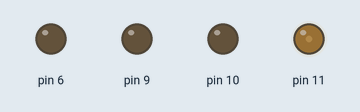
Bench run of a sketch on a simulated Arduino Uno, built with avr-gcc and run on an emulated ATmega328P. Shown: output pins drawn as LEDs (lit = HIGH).

Above: at 0.05 s.
At 0.8 s:
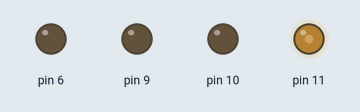
At 1.4 s:
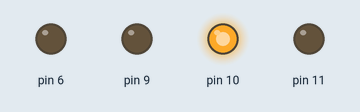
At 2.05 s:
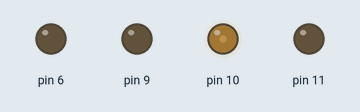
At 3.15 s:
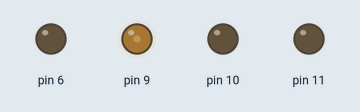
At 4.3 s:
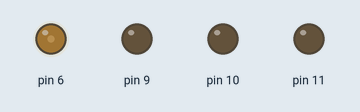
Timing chart, 0 to 5.8 s (numbered marks = the images above):
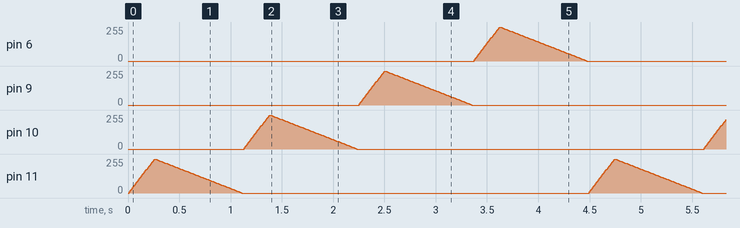

The sketch:

sketch_sep28a.ino
```cpp
/*
 * Digital Futures
 * Seamus Neufeld
 * Light Sculpture
 * The for loop is taken from the Analog Fade example within the IDE
 */

void setup() {
    pinMode(11, OUTPUT);
    pinMode(10, OUTPUT);
    pinMode(9, OUTPUT);
    pinMode(6, OUTPUT);
//sets pins 11,10, 9 and 6 to output
}

void loop() {

for (int fadeValue = 0 ; fadeValue <= 255; fadeValue += 10) {
    // sets the value (range from 0 to 255):
    analogWrite(11, fadeValue);
    // waits for 30 milliseconds to see the dimming effect
    delay(10);
  }
  for (int fadeValue = 255 ; fadeValue >= 0; fadeValue -= 3) {
    // sets the value (range from 0 to 255):
    analogWrite(11, fadeValue);
    // waits for 30 milliseconds to see the dimming effect
    delay(10);
  }

for (int fadeValue = 0 ; fadeValue <= 255; fadeValue += 10) {
    // sets the value (range from 0 to 255):
    analogWrite(10, fadeValue);
    // waits for 30 milliseconds to see the dimming effect
    delay(10);
  }
  for (int fadeValue = 255 ; fadeValue >= 0; fadeValue -= 3) {
    // sets the value (range from 0 to 255):
    analogWrite(10, fadeValue);
    // waits for 30 milliseconds to see the dimming effect
    delay(10);
  }
for (int fadeValue = 0 ; fadeValue <= 255; fadeValue += 10) {
    // sets the value (range from 0 to 255):
    analogWrite(9, fadeValue);
    // waits for 30 milliseconds to see the dimming effect
    delay(10);
  }
  for (int fadeValue = 255 ; fadeValue >= 0; fadeValue -= 3) {
    // sets the value (range from 0 to 255):
    analogWrite(9, fadeValue);
    // waits for 30 milliseconds to see the dimming effect
    delay(10);
  }

for (int fadeValue = 0 ; fadeValue <= 255; fadeValue += 10) {
    // sets the value (range from 0 to 255):
    analogWrite(6, fadeValue);
    // waits for 30 milliseconds to see the dimming effect
    delay(10);
  }
  for (int fadeValue = 255 ; fadeValue >= 0; fadeValue -= 3) {
    // sets the value (range from 0 to 255):
    analogWrite(6, fadeValue);
    // waits for 30 milliseconds to see the dimming effect
    delay(10);
  }


}
```
